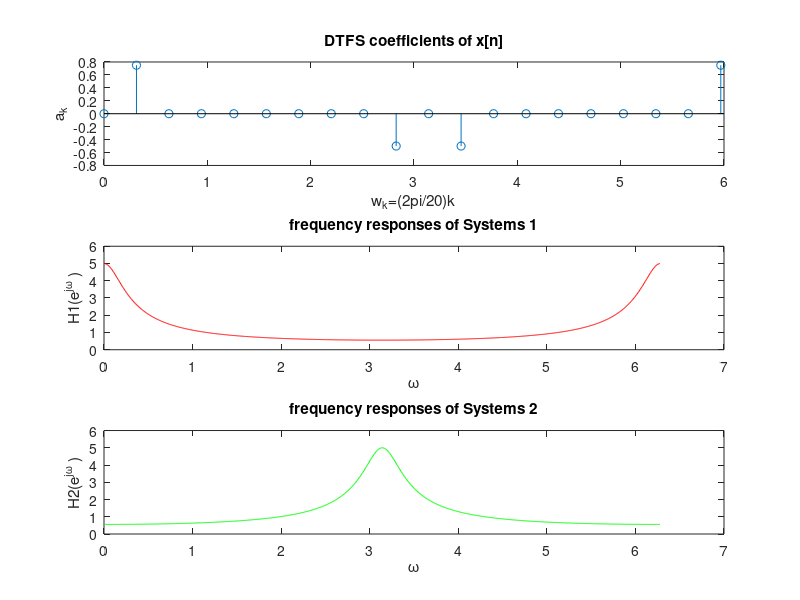

Source code (MATLAB):
x=0:1:19; 
a_x=[0 0.75 zeros(1,7) -0.5 0 -0.5 zeros(1,7) 0.75];
Wk=(pi/10).*x;
subplot(3,1,1);
stem(Wk,a_x);
title('DTFS coefficients of x[n]');
xlabel('w_k=(2pi/20)k');
ylabel('a_k');
%以下与b部分相同
a1=[1 -0.8];
b1=1;
a2=[1 0.8];
b2=1;
[H1 Omega] = freqz(b1, a1, 1024, 'whole');
[H2 Omega] = freqz(b2, a2, 1024, 'whole');
subplot(3,1,2);
%这是一个低通滤波器
plot(Omega, abs(H1),'r');
xlabel('\omega');
ylabel('H1(e^{j\omega} )');
title('frequency responses of Systems 1');
subplot(3,1,3);
%这是一个高通滤波器
plot(Omega, abs(H2),'g');
xlabel('\omega');
ylabel('H2(e^{j\omega} )');
title('frequency responses of Systems 2');


saveas(gcf, "plots/P3_8_c_out.png");
close;
